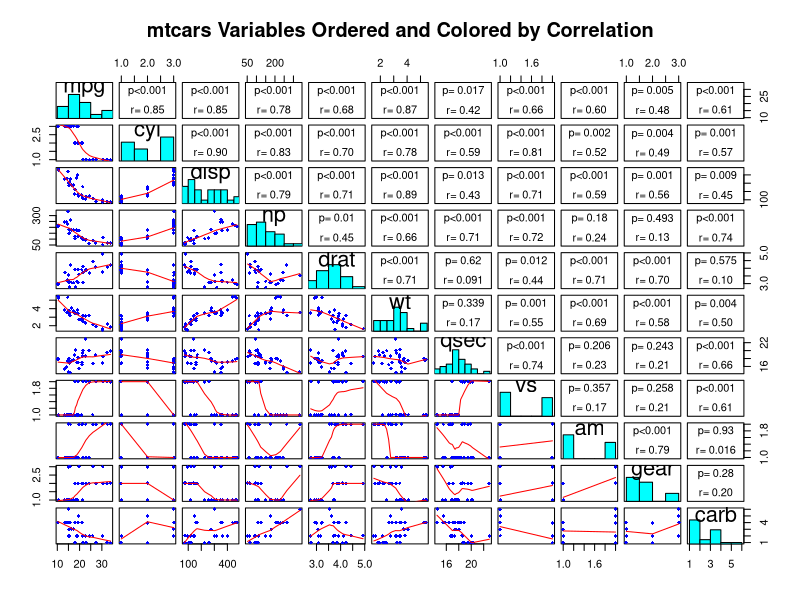
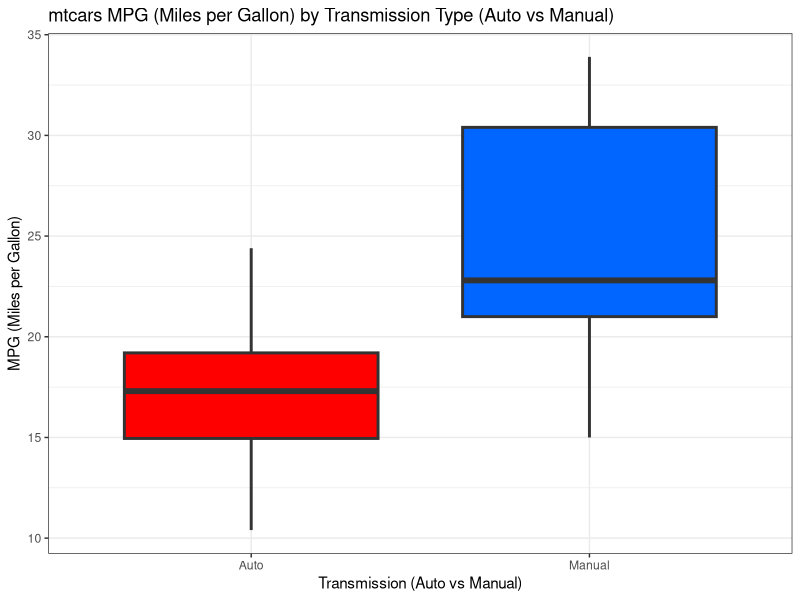

Here is the R script that generated these plots, in order:
## ---- chunk 1
knitr::opts_chunk$set(echo = TRUE)
library(ggplot2)
## ---- chunk 2
data(mtcars)
mtcars$cyl  <- factor(mtcars$cyl)
mtcars$vs   <- factor(mtcars$vs)
mtcars$gear <- factor(mtcars$gear)
mtcars$carb <- factor(mtcars$carb)
mtcars$am   <- factor(mtcars$am, labels=c('Auto', 'Manual'))
## ---- chunk 3

# Taken from http://stackoverflow.com/questions/15271103/how-to-modify-this-correlation-matrix-plot
panel.cor <- function(x, y, digits = 2, cex.cor)
{
  usr <- par("usr"); on.exit(par(usr))
  par(usr = c(0, 1, 0, 1))
  r <- abs(cor(x, y))
  txt <- format(c(r, 0.123456789), digits=digits)[1]
  test <- cor.test(x,y)
  Signif <- ifelse(round(test$p.value,3)<0.001,"p<0.001",paste("p=",round(test$p.value,3)))  
  text(0.5, 0.25, paste("r=",txt))
  text(.5, .75, Signif)
}

panel.smooth<-function (x, y, col = "blue", bg = NA, pch = 18, 
                        cex = 0.8, col.smooth = "red", span = 2/3, iter = 3, ...) 
{
  points(x, y, pch = pch, col = col, bg = bg, cex = cex)
  ok <- is.finite(x) & is.finite(y)
  if (any(ok)) 
    lines(stats::lowess(x[ok], y[ok], f = span, iter = iter), 
          col = col.smooth, ...)
}

panel.hist <- function(x, ...)
{
  usr <- par("usr"); on.exit(par(usr))
  par(usr = c(usr[1:2], 0, 1.5) )
  h <- hist(x, plot = FALSE)
  breaks <- h$breaks; nB <- length(breaks)
  y <- h$counts; y <- y/max(y)
  rect(breaks[-nB], 0, breaks[-1], y, col="cyan", ...)
}

pairs(mtcars, 
      diag.panel=panel.hist,
      gap = .5,
      main = "mtcars Variables Ordered and Colored by Correlation",
      lower.panel = panel.smooth,
      upper.panel = panel.cor)
## ---- chunk 4
ggplot(data = mtcars, aes(x = am, y = mpg, group = am, fill = am)) +
         geom_boxplot(size = 1) +
         theme_bw() +
         ggtitle("mtcars MPG (Miles per Gallon) by Transmission Type (Auto vs Manual)") +
         labs(x = "Transmission (Auto vs Manual)", y = "MPG (Miles per Gallon)") +
         theme(legend.position = "none") +
        scale_fill_manual(values = c("#ff0000", "#0066ff"))
## ---- chunk 5
sessionInfo()
